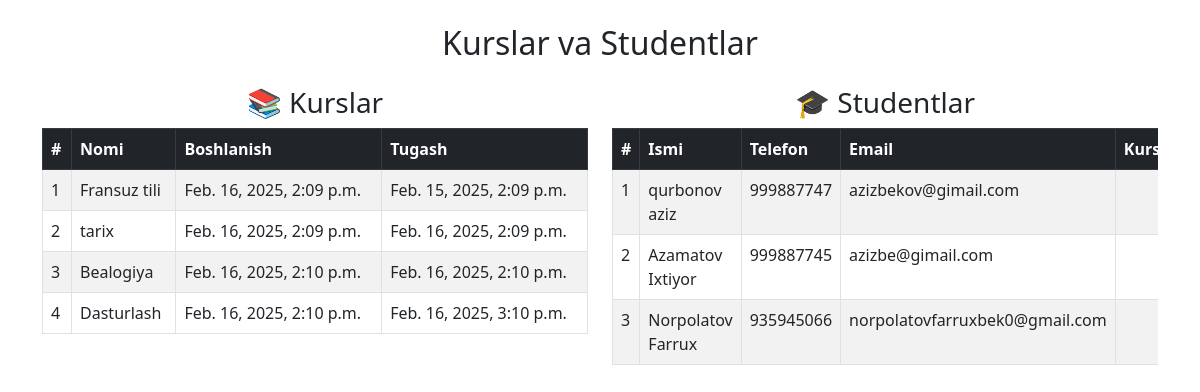
The app's page /app/app/ with its own data.
### configapp/models.py (models this page shows, shortened)
class Kurs (models.Model):
    title = models.CharField(max_length=255)
    start_time = models.DateTimeField()
    end_time = models.DateTimeField()
    created_at = models.DateTimeField(auto_now_add=True)
    updated_at = models.DateTimeField(auto_now=True)
    class Meta:
        verbose_name = 'Kurs'
        verbose_name_plural = 'Kurslar'
        ordering = ['pk']

class Student(models.Model):
    full_name = models.CharField(max_length=255)
    phone_number = models.CharField(max_length=15, unique=True)
    email = models.EmailField(unique=True)
    kurs = models.ForeignKey(Kurs, on_delete=models.CASCADE)
    created_at = models.DateTimeField(auto_now_add=True)
    updated_at = models.DateTimeField(auto_now=True)
    class Meta:
        verbose_name = 'Student'
        verbose_name_plural = 'Students'
        ordering = ['-created_at']

### configapp/views.py (the view)
# urls.py: path('app/', include('configapp.urls')),
def app(request):
    talabalar = Student.objects.all()
    kurslar = Kurs.objects.all()
    context = {
        "talabalar": talabalar,
        "kurslar": kurslar,
        "title": "Talabalar va Kurslar"
    }
    return render(request, 'Student/app.html', context=context)

### configapp/templates/Student/app.html (shortened to what this page needs)
<!DOCTYPE html>
<html lang="en">
<head>
    <link href="https://cdn.jsdelivr.net/npm/bootstrap@5.3.0/dist/css/bootstrap.min.css" rel="stylesheet">
</head>
<body>
    <div class="container mt-4">
        <h2 class="text-center mb-4">Kurslar va Studentlar</h2>
        <div class="row">
            <div class="col-md-6">
                <h3 class="text-center">📚 Kurslar</h3>
                <div class="table-responsive">
                    <table class="table table-bordered table-striped">
                        <thead class="table-dark">
                            <tr>
                                <th>#</th>
                                <th>Nomi</th>
                                <th>Boshlanish</th>
                                <th>Tugash</th>
                            </tr>
                        </thead>
                        <tbody>
                            {% for kurs in kurslar %}
                            <tr>
                                <td>{{ forloop.counter }}</td>
                                <td>{{ kurs.title }}</td>
                                <td>{{ kurs.start_time }}</td>
                                <td>{{ kurs.end_time }}</td>
                            </tr>
                            {% endfor %}
                        </tbody>
                    </table>
                </div>
            </div>
            <div class="col-md-6">
                <h3 class="text-center">🎓 Studentlar</h3>
                <div class="table-responsive">
                    <table class="table table-bordered table-striped">
                        <thead class="table-dark">
                            <tr>
                                <th>#</th>
                                <th>Ismi</th>
                                <th>Telefon</th>
                                <th>Email</th>
                                <th>Kurs</th>
                            </tr>
                        </thead>
                        <tbody>
                            {% for student in talabalar %}
                            <tr>
                                <td>{{ forloop.counter }}</td>
                                <td>{{ student.full_name }}</td>
                                <td>{{ student.phone_number }}</td>
                                <td>{{ student.email }}</td>
                                <td>{{ student.Kurs.title }}</td>
                            </tr>
                            {% endfor %}
                        </tbody>
                    </table>
                </div>
            </div>
        </div>
    </div>
</body>
</html>

### records on screen
Kurs: title "Fransuz tili", start_time "Feb. 16, 2025, 2:09 p.m.", end_time "Feb. 15, 2025, 2:09 p.m."
Kurs: title "tarix", start_time "Feb. 16, 2025, 2:09 p.m.", end_time "Feb. 16, 2025, 2:09 p.m."
Kurs: title "Bealogiya", start_time "Feb. 16, 2025, 2:10 p.m.", end_time "Feb. 16, 2025, 2:10 p.m."
Kurs: title "Dasturlash", start_time "Feb. 16, 2025, 2:10 p.m.", end_time "Feb. 16, 2025, 3:10 p.m."
Student: full_name "qurbonov aziz", phone_number "999887747", email "azizbekov@gimail.com"
Student: full_name "Azamatov Ixtiyor", phone_number "999887745", email "azizbe@gimail.com"
Student: full_name "Norpolatov Farrux", phone_number "935945066", email "norpolatovfarruxbek0@gmail.com"
